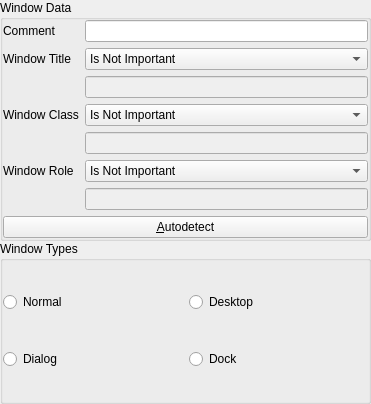
<ui version="4.0" >
 <class>WindowDefinitionWidget</class>
 <widget class="QWidget" name="WindowDefinitionWidget" >
  <property name="geometry" >
   <rect>
    <x>0</x>
    <y>0</y>
    <width>371</width>
    <height>404</height>
   </rect>
  </property>
  <property name="windowTitle" >
   <string>Form</string>
  </property>
  <layout class="QVBoxLayout" name="_2" >
   <property name="spacing" >
    <number>0</number>
   </property>
   <property name="margin" >
    <number>0</number>
   </property>
   <item>
    <widget class="QGroupBox" name="groupBox_2" >
     <property name="title" >
      <string>Window Data</string>
     </property>
     <layout class="QVBoxLayout" name="verticalLayout_2" >
      <property name="margin" >
       <number>0</number>
      </property>
      <item>
       <layout class="QGridLayout" name="gridLayout" >
        <item row="0" column="0" >
         <widget class="QLabel" name="comment_label" >
          <property name="text" >
           <string>Comment</string>
          </property>
         </widget>
        </item>
        <item row="1" column="0" >
         <widget class="QLabel" name="window_title_label" >
          <property name="text" >
           <string>Window Title</string>
          </property>
         </widget>
        </item>
        <item row="1" column="2" >
         <widget class="QComboBox" name="window_title_combo" >
          <item>
           <property name="text" >
            <string>Is Not Important</string>
           </property>
          </item>
          <item>
           <property name="text" >
            <string>Contains</string>
           </property>
          </item>
          <item>
           <property name="text" >
            <string>Is</string>
           </property>
          </item>
          <item>
           <property name="text" >
            <string>Matches Regular Expression</string>
           </property>
          </item>
          <item>
           <property name="text" >
            <string>Does Not Contain</string>
           </property>
          </item>
          <item>
           <property name="text" >
            <string>Is Not</string>
           </property>
          </item>
          <item>
           <property name="text" >
            <string>Does Not Match Regular Expression</string>
           </property>
          </item>
         </widget>
        </item>
        <item row="3" column="0" >
         <widget class="QLabel" name="window_class_label" >
          <property name="text" >
           <string>Window Class</string>
          </property>
         </widget>
        </item>
        <item row="3" column="2" >
         <widget class="QComboBox" name="window_class_combo" >
          <item>
           <property name="text" >
            <string>Is Not Important</string>
           </property>
          </item>
          <item>
           <property name="text" >
            <string>Contains</string>
           </property>
          </item>
          <item>
           <property name="text" >
            <string>Is</string>
           </property>
          </item>
          <item>
           <property name="text" >
            <string>Matches Regular Expression</string>
           </property>
          </item>
          <item>
           <property name="text" >
            <string>Does Not Contain</string>
           </property>
          </item>
          <item>
           <property name="text" >
            <string>Is Not</string>
           </property>
          </item>
          <item>
           <property name="text" >
            <string>Does Not Match Regular Expression</string>
           </property>
          </item>
         </widget>
        </item>
        <item row="5" column="0" >
         <widget class="QLabel" name="window_role_label" >
          <property name="text" >
           <string>Window Role</string>
          </property>
         </widget>
        </item>
        <item row="5" column="2" >
         <widget class="QComboBox" name="window_role_combo" >
          <item>
           <property name="text" >
            <string>Is Not Important</string>
           </property>
          </item>
          <item>
           <property name="text" >
            <string>Contains</string>
           </property>
          </item>
          <item>
           <property name="text" >
            <string>Is</string>
           </property>
          </item>
          <item>
           <property name="text" >
            <string>Matches Regular Expression</string>
           </property>
          </item>
          <item>
           <property name="text" >
            <string>Does Not Contain</string>
           </property>
          </item>
          <item>
           <property name="text" >
            <string>Is Not</string>
           </property>
          </item>
          <item>
           <property name="text" >
            <string>Does Not Match Regular Expression</string>
           </property>
          </item>
         </widget>
        </item>
        <item row="2" column="2" >
         <widget class="KLineEdit" name="window_title" >
          <property name="enabled" >
           <bool>false</bool>
          </property>
         </widget>
        </item>
        <item row="4" column="2" >
         <widget class="KLineEdit" name="window_class" >
          <property name="enabled" >
           <bool>false</bool>
          </property>
         </widget>
        </item>
        <item row="6" column="2" >
         <widget class="KLineEdit" name="window_role" >
          <property name="enabled" >
           <bool>false</bool>
          </property>
         </widget>
        </item>
        <item row="0" column="2" >
         <widget class="KLineEdit" name="comment" />
        </item>
       </layout>
      </item>
      <item>
       <widget class="QPushButton" name="autodetect" >
        <property name="text" >
         <string>&amp;Autodetect</string>
        </property>
       </widget>
      </item>
     </layout>
    </widget>
   </item>
   <item>
    <widget class="QGroupBox" name="groupBox" >
     <property name="title" >
      <string>Window Types</string>
     </property>
     <layout class="QGridLayout" name="gridLayout_2" >
      <property name="margin" >
       <number>0</number>
      </property>
      <item row="0" column="0" >
       <widget class="QRadioButton" name="type_normal" >
        <property name="text" >
         <string>Normal</string>
        </property>
       </widget>
      </item>
      <item row="0" column="1" >
       <widget class="QRadioButton" name="type_desktop" >
        <property name="text" >
         <string>Desktop</string>
        </property>
       </widget>
      </item>
      <item row="1" column="0" >
       <widget class="QRadioButton" name="type_dialog" >
        <property name="text" >
         <string>Dialog</string>
        </property>
       </widget>
      </item>
      <item row="1" column="1" >
       <widget class="QRadioButton" name="type_dock" >
        <property name="text" >
         <string>Dock</string>
        </property>
       </widget>
      </item>
     </layout>
    </widget>
   </item>
  </layout>
 </widget>
 <customwidgets>
  <customwidget>
   <class>KLineEdit</class>
   <extends>QLineEdit</extends>
   <header>klineedit.h</header>
  </customwidget>
 </customwidgets>
 <resources/>
 <connections/>
</ui>
